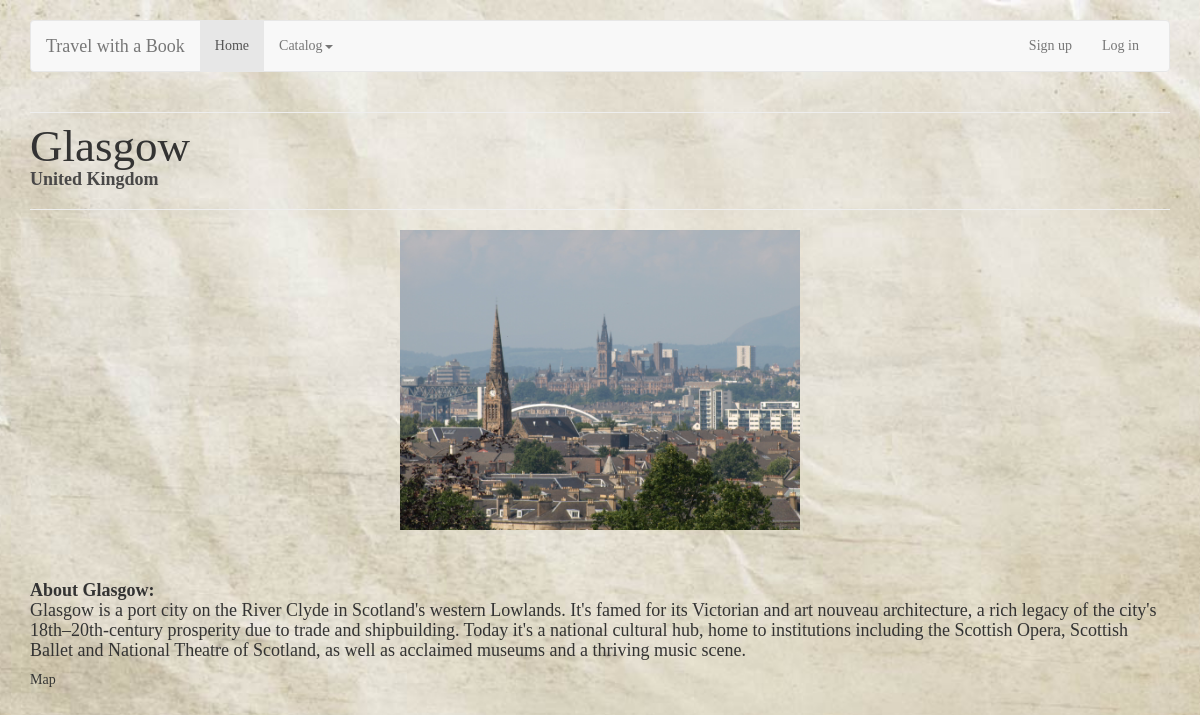
/catalog/location/1, run on the app's committed database.
### catalog/models.py (models this page shows, shortened)
class Location(models.Model):
    name = models.CharField(max_length=100)
    country = models.CharField(max_length=50)
    region = models.CharField(max_length=50, blank=True)
    description = models.TextField(blank=True, null=True, help_text='A short description of the location.')
    class Meta:
        ordering = ["name", "country"]

### catalog/views.py (the view)
# urls.py: path('location/<int:pk>', views.LocationDetailView.as_view(), name='location-details'),
class LocationDetailView(generic.DetailView):
    model = Location

### catalog/templates/catalog/location_detail.html
{% extends "base_template.html" %}
{% load staticfiles %}
{% block content %}
    <hr>
    <p class="display-1">{{ location.name }}</p>
    <p><strong><a href="">{{ location.country }}</a></strong> </p>
    <hr>
    <div>
        <p class="text-center"> <img src="{% static "image_placeholder.jpg" %}" style="height:300px"></p>
    </div>
    <br><br>
    <p>
        <strong>About {{ location.name }}:</strong> <br />
        {{ location.description }}
    </p>
    <div class="map" id="map-canvas" style="width: 320px; height: 320px">Map</div>
{% endblock %}

### catalog/templates/base_template.html (shortened to what this page needs)
<!doctype html>
{% load staticfiles %}
<html lang="en">
    <head>
        <link rel="stylesheet" href="https://maxcdn.bootstrapcdn.com/bootstrap/3.3.7/css/bootstrap.min.css">
        <link rel="stylesheet" type="text/css" href="{% static 'css/styles.css' %}"
        <meta name="viewport" content="width=device-width, initial-scale=1.0">
    </head>
    <body >
    <br>
        <div class="container">
            <nav class="navbar navbar-default">
            <div class="container-fluid">
              <div class="navbar-header">
                <a class="navbar-brand" href="{% url 'index' %}">Travel with a Book</a>
              </div>
              <div id="navbar" class="navbar-collapse collapse">
                 <ul class="nav navbar-nav">
                    <li class="active"><a href="{% url 'index' %}">Home</a></li>
                     <li class="dropdown">
                        <a href="#" class="dropdown-toggle" data-toggle="dropdown" role="button" aria-haspopup="true" aria-expanded="false">Catalog<span class="caret"></span></a>
                    </li>
                </ul>
                <ul class="nav navbar-nav navbar-right">
                    {% if user.is_authenticated %}
                    <li class="dropdown">
                        <a href="#" class="dropdown-toggle" data-toggle="dropdown" role="button" aria-haspopup="true" aria-expanded="false">Account<span class="caret"></span></a>
                        <ul class="dropdown-menu">
                            <li class="dropdown-header">My contributions</li>
                            <li><a href="{% url 'contribute-choose' %}">Contribute</a></li>
                            <li role="separator" class="divider"></li>
                            <li><a href="{% url 'logout' %}">Log out</a></li>
                        </ul>
                    </li>
                    {% else %}
                    <li><a href="{% url 'signup' %}">Sign up</a> </li>
                    <li><a href="{% url 'login' %}">Log in</a></li>
                    {% endif %}
                </ul>
              </div>
            </div>
          </nav>
        </div>
        <div class="container">
            {% block content %}{% endblock %}
        </div>
    </body>
</html>

### static_media/css/styles.css (style rules this page uses)
body { font-family : "Bookman Old Style"; text-decoration-color : black; }
a:link { color : rgb(73, 72, 72); }
.display-1 { font-family: "Goudy Old Style", Garamond, "Big Caslon", "Times New Roman", serif; font-size: 60px; font-style: normal; font-variant: normal; font-weight: 500; line-height: 26.4px; }
.display-1 { font-family: "Goudy Old Style", Garamond, "Big Caslon", "Times New Roman", serif; font-size: 45px; font-style: normal; font-variant: normal; font-weight: 500; line-height: 26.4px; }
p { font-family: "Goudy Old Style", Garamond, "Big Caslon", "Times New Roman", serif; font-size: 18px; font-style: normal; font-variant: normal; font-weight: 400; line-height: 20px; }

### data on the page
Location: name "Glasgow", country "United Kingdom", description "Glasgow is a port city on the River Clyde in Scotland's western Lowlands. It's famed for its Victorian and art nouveau architecture, a rich legacy of the city's 18th–20th-century prosperity due to trade and shipbuilding. Today it's a national cultural hub, home to institutions including the Scottish Opera, Scottish Ballet and National Theatre of Scotland, as well as acclaimed museums and a thriving music scene."
